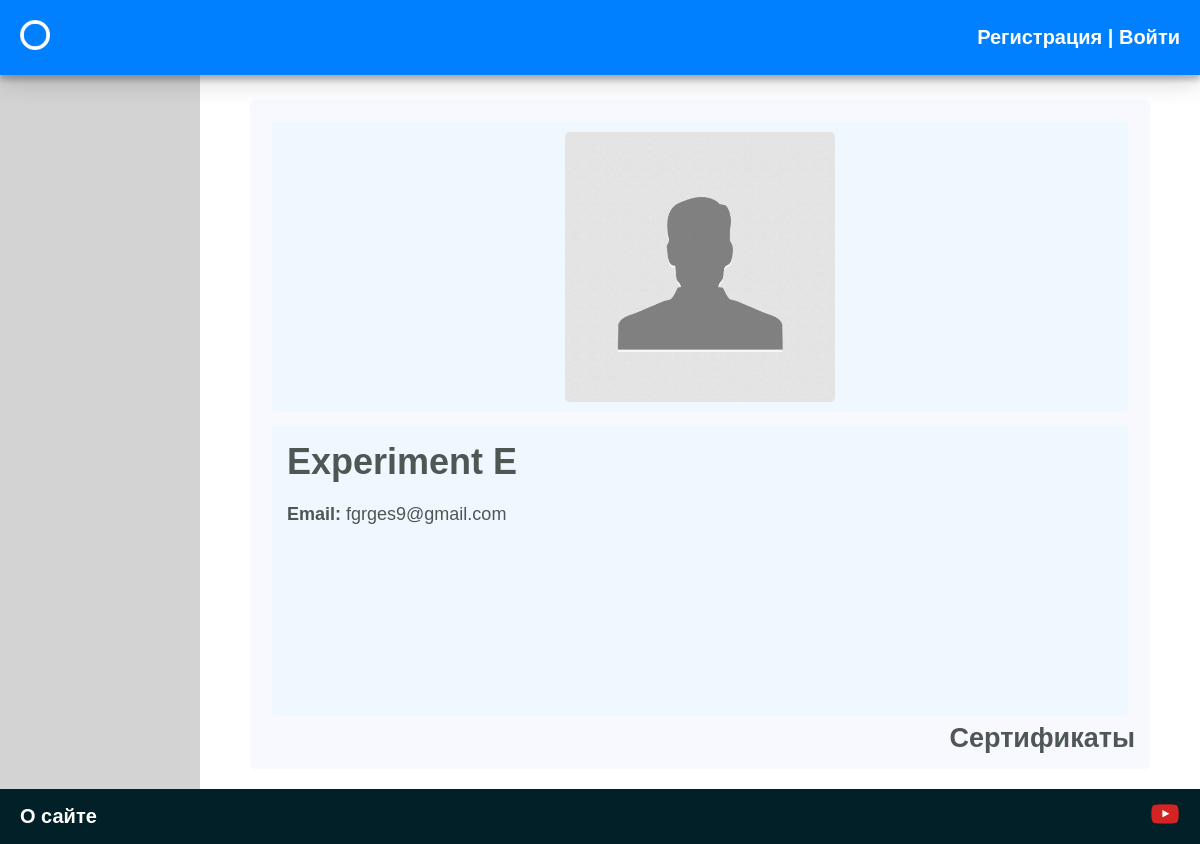
The page /profile/exp2 on the database its author committed.
### myres/models.py (models this page shows, shortened)
class Myres(models.Model):
    user = models.OneToOneField(User, null=True, on_delete= models.CASCADE, related_name='profile')
    name = models.TextField(max_length=254, null=True)
    surname = models.TextField(max_length=254, null=True)
    about_me = models.TextField(blank = True)
    birthday = models.DateField(auto_now=False, auto_now_add=False, null=True, blank = True)
    mobile_number = PhoneNumberField(null = True, blank = True)
    email = models.EmailField(max_length=254, null=True)
    hobby = models.TextField(blank = True)
    education = models.TextField(blank = True)
    working_experience = models.TextField(blank = True)
    skills = models.TextField(blank = True)
    photo = models.ImageField(upload_to='photos/%Y/%m/%d/', blank = True)
    slug = models.SlugField(null = True, max_length=255, unique=True, db_index=True)
    time_create = models.DateTimeField(auto_now_add=True, verbose_name="Время создания",  null=True)

### myres/views.py (the view)
# urls.py: path('profile/<slug:user_slug>', UserProfile.as_view(), name = 'profile'),
class UserProfile(ListView):
    model = Myres
    template_name = 'myres/profile.html'
    def get_context_data(self, *, object_list=None, **kwargs):
        user_slug = self.kwargs.get('user_slug')
        context = super().get_context_data(**kwargs)
        posts = Myres.objects.get(slug = user_slug)
        context['p'] = posts
        context['title'] = f'{posts.name} {posts.surname}'
        return context

### myres/templates/myres/profile.html (shortened to what this page needs)
{% extends 'myres/base.html' %}
{% block title %}
<div class="container profile">
    <div class="row">
    <div class = "col-lg-4" style="padding:7px;">
    <div class="user-portfolio-info">
        <img class="pro_photo" src="{{ p.photo.url }}"/>
    </div>
</div>
        <div class = "col-lg-4" style="padding:7px;">
    <div class="user-portfolio-info contacts">
        <h1>{{ p.name }} {{ p.surname }}</h1><br>
        {% if p.email %}
        <p style="margin-bottom: 15px;"><b>Email:</b> {{ p.email }}</p>
        {% endif %}
    </div>
</div>
    </div>
    <div style ='text-align: right;'>
    <a href="/certificates/{{ p.user_id }}" class = cert-ref><h2>Сертификаты</h2></a>
        </div>
</div>
{% endblock %}

### myres/static/myres/css/styles.css (style rules this page uses)
* { margin:0; padding:0; box-sizing: border-box; }
html { height: 100%; }
body { height: 100%; background: #E5E4E2; }
a { text-decoration: none; }
.user-portfolio-info { display: flex; justify-content: center; padding: 10px; background: #F0F8FF; text-decoration: none; border-radius: 5px; }
.profile { display: grid; background:#F8F8FF; border-radius: 5px; padding: 15px; color: #4E5754; }
.contacts { display: flex; flex-direction: column; justify-content: left; word-wrap: break-word; min-height: 290px; padding: 15px; text-align:justify; }
.pro_photo { border-radius:5px; object-fit:cover; width:270px; height:270px; }
@media screen and (max-width: 1200px) { .pro_photo { width:100%; max-width: 270px; } }
.cert-ref { color: #4E5754; text-align: right; }

### rows shown on the page
Myres: photo (placeholder picture), name "Experiment", surname "E", email "fgrges9@gmail.com"
